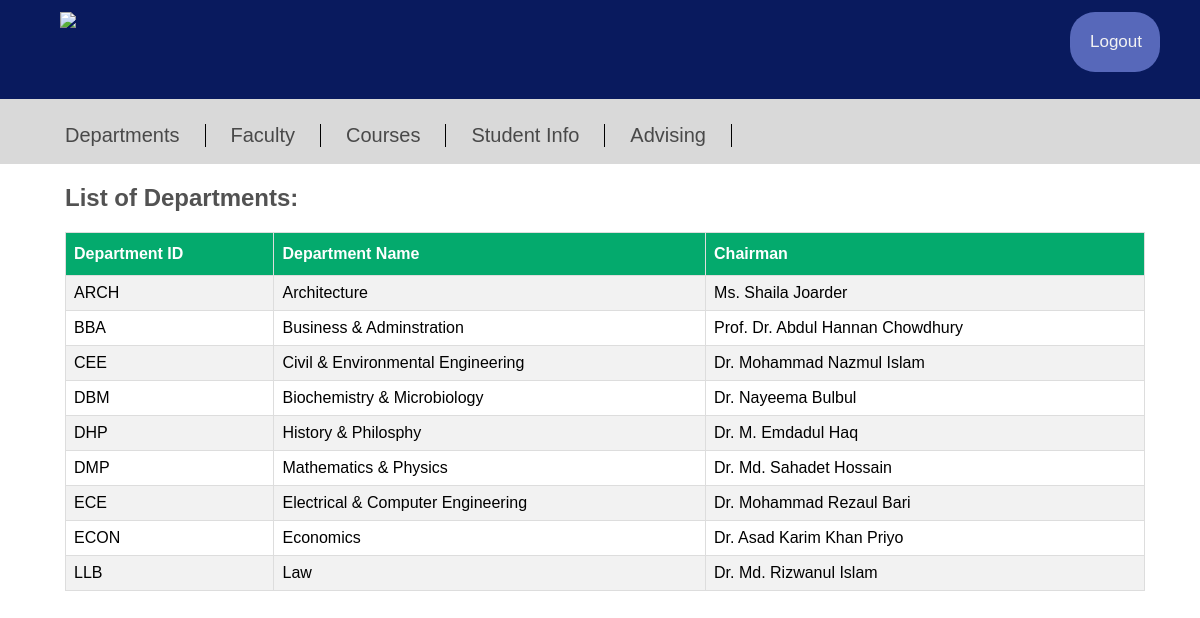
The app's page /Departments.php with its own data.
### tables this page shows
CREATE TABLE `department` (
  `dept_id` varchar(10) NOT NULL,
  `dept_name` varchar(50) NOT NULL,
  `Chairman` varchar(50) NOT NULL
);

### Departments.php (the view, shortened to what this page needs)
<!DOCTYPE html>
<html>
<head>
</head>
<body>
   <div class="topnav">
      <img src="https://rds3.northsouth.edu/assets/images/logo-wide.png" style="max-width:340px; margin-left: 45px" >
      <a href="logout.php?logout" style="border-radius: 25px;
         background: #5768ba;
         padding: 20px;
         width: 50px;
         height: 20px;">Logout</a>
   </div>
   <div class="bottomnav">
      <ul>
         <a href="Departments.php">Departments</a>
         <a href="Faculty.php">Faculty</a>
         <a href="Courses.php">Courses</a>
         <a href="Studentinfo.php">Student Info</a>
         <a href="Advising.php">Advising</a>
      </ul>
   </div>
   <h2 style="font-family: Arial,sans-serif; margin-left: 65px; color: #525252">List of Departments:</h2>
   <table id = "tablestyle">
      <tr>
         <th>Department ID</th>
         <th>Department Name</th>
         <th>Chairman</th>
      </tr>
      <?php
         $con=mysqli_connect('localhost', 'root', '', 'nsu_rds');
         $sql = "SELECT dept_id, dept_name, chairman FROM department";
         $result = $con -> query($sql);
         if($result -> num_rows > 0){
            while($row = $result-> fetch_assoc()){
               echo "<tr><td>". $row["dept_id"] ."</td><td>". $row["dept_name"] ."</td><td>". $row["chairman"] ."</td></tr>";
            }
         echo "</table>";
      }
      else{
         echo "0 Results found";
      }
   ?>
</body>
</html>

### Departments.php (style rules this page uses)
body { margin: 0; padding: 0; }
.topnav { height: 75px; padding: 12px 15px; background-color: #091a5e; overflow: hidden; }
.topnav a { float: Right; margin-right: 25px; color: #f2f2f2; text-align: center; padding: 25px 50px; text-decoration: none; font-family: Arial, sans-serif; font-size: 17px; }
.bottomnav { height: 65px; background: #d9d9d9; }
.bottomnav ul { height: 40px; display: inline-flex; justify-content: safe left; align-items: center; }
.bottomnav ul a { color: #494949; padding: 0px 25px; border-right: 1px solid black; text-decoration: none; font-family: Arial, sans-serif; font-size: 20px; }
#tablestyle { font-family: Arial, Helvetica, sans-serif; border-collapse: collapse; width: 90%; margin-left: 65px; margin-right: 65px; }
#tablestyle td, #tablestyle th { border: 1px solid #ddd; padding: 8px; }
#tablestyle tr:nth-child(even) { background-color: #f2f2f2; }
#tablestyle th { padding-top: 12px; padding-bottom: 12px; text-align: left; background-color: #04AA6D; color: white; }

### records on screen
department: dept_id "ARCH", dept_name "Architecture", Chairman "Ms. Shaila Joarder"
department: dept_id "BBA", dept_name "Business & Adminstration", Chairman "Prof. Dr. Abdul Hannan Chowdhury"
department: dept_id "CEE", dept_name "Civil & Environmental Engineering", Chairman "Dr. Mohammad Nazmul Islam"
department: dept_id "DBM", dept_name "Biochemistry & Microbiology", Chairman "Dr. Nayeema Bulbul"
department: dept_id "DHP", dept_name "History & Philosphy", Chairman "Dr. M. Emdadul Haq"
department: dept_id "DMP", dept_name "Mathematics & Physics", Chairman "Dr. Md. Sahadet Hossain"
department: dept_id "ECE", dept_name "Electrical & Computer Engineering", Chairman "Dr. Mohammad Rezaul Bari"
department: dept_id "ECON", dept_name "Economics", Chairman "Dr. Asad Karim Khan Priyo"
department: dept_id "LLB", dept_name "Law", Chairman "Dr. Md. Rizwanul Islam"
